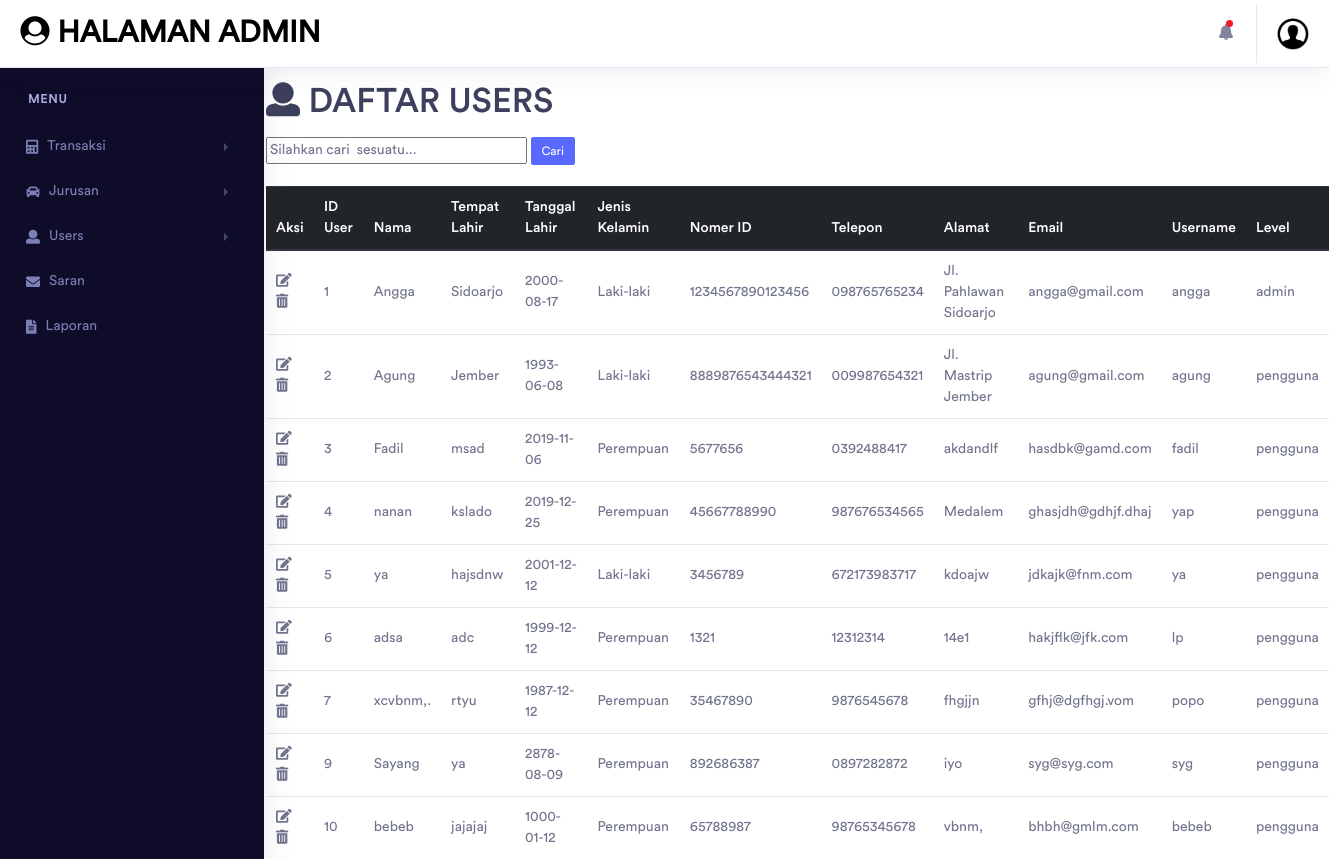
Page /daftarusers.php on the committed database.
### tables this page shows
CREATE TABLE `users` (
  `id_user` int(11) NOT NULL,
  `nama` varchar(255) NOT NULL,
  `tempat_lahir` varchar(255) NOT NULL,
  `tanggal_lahir` date NOT NULL,
  `jekel` varchar(255) NOT NULL,
  `nomer_id` varchar(50) NOT NULL,
  `telepon` varchar(20) NOT NULL,
  `alamat` text NOT NULL,
  `email` varchar(255) NOT NULL,
  `username` varchar(255) NOT NULL,
  `password` varchar(255) NOT NULL,
  `level` varchar(10) NOT NULL
);

### config.php (called while the page is built, shortened)
<?php
$conn = mysqli_connect("localhost", "root", "", "alhamdulillah");
function query ($query) {
    global $conn;
    $result = mysqli_query($conn, $query);
    $rows = [];
    while( $row = mysqli_fetch_assoc($result) ) {
        $rows[] = $row;
    }
    return $rows;
}
?>

### daftarusers.php (the view, shortened to what this page needs)
<?php
require 'config.php';
$users = query("SELECT * FROM users");
?>
<!DOCTYPE html>
<html>
<head>
    <link rel="stylesheet" href="assets/vendor/bootstrap/css/bootstrap.min.css">
    <link href="assets/vendor/fonts/circular-std/style.css" rel="stylesheet">
    <link rel="stylesheet" href="assets/libs/css/style.css">
    <link rel="stylesheet" href="assets/vendor/fonts/fontawesome/css/fontawesome-all.css">
    <link rel="stylesheet" href="assets/vendor/fonts/material-design-iconic-font/css/materialdesignicons.min.css">
    <link rel="stylesheet" href="assets/vendor/fonts/flag-icon-css/flag-icon.min.css">
</head>
<body>
    <div class="dashboard-main-wrapper">
        <div class="dashboard-header">
            <nav class="navbar navbar-expand-lg bg-white fixed-top">
                <a href="halamanadmin.php" style="color:Black;" class="navbar-brand"><i class="fas fa-user-circle"></i> Halaman Admin</a>
                <div class="collapse navbar-collapse " id="navbarSupportedContent">
                    <ul class="navbar-nav ml-auto navbar-right-top">
                        <li class="nav-item dropdown notification">
                            <a class="nav-link nav-icons" href="#" id="navbarDropdownMenuLink1" data-toggle="dropdown" aria-haspopup="true" aria-expanded="false"><i class="fas fa-fw fa-bell"></i> <span class="indicator"></span></a>
                        </li>
                        <li class="nav-item dropdown nav-user">
                            <a class="nav-link nav-user-img" href="#" id="navbarDropdownMenuLink2" data-toggle="dropdown" aria-haspopup="true" aria-expanded="false"><img src="img/user1.jpg" alt="" class="user-avatar-md rounded-circle"></a>
                        </li>
                    </ul>
                </div>
            </nav>
        </div>
        <div class="nav-left-sidebar sidebar-dark">
            <div class="menu-list">
                <nav class="navbar navbar-expand-lg navbar-light">
                    <div class="collapse navbar-collapse" id="navbarNav">
                        <ul class="navbar-nav flex-column">
                            <li class="nav-divider">
                                Menu
                            </li>
                            <li class="nav-item ">
                                <a class="nav-link" href="#" data-toggle="collapse" aria-expanded="false" data-target="#submenu-1" aria-controls="submenu-1"><i class="fas fa-calculator"></i>Transaksi<span class="badge badge-success">6</span></a>
                            </li>
                            <li class="nav-item">
                                <a class="nav-link" href="#" data-toggle="collapse" aria-expanded="false" data-target="#submenu-2" aria-controls="submenu-2"><i class="fas fa-car"></i>Jurusan</a>
                            </li>
                            <li class="nav-item">
                                <a class="nav-link" href="#" data-toggle="collapse" aria-expanded="false" data-target="#submenu-3" aria-controls="submenu-3"><i class="fas fa-user"></i>Users</a>
                            </li>
                            <li class="nav-item">
                                <a class="nav-link" href="daftarsaran.php"  aria-expanded="false" data-target="#submenu-8" aria-controls="submenu-8"><i class="fas fa-envelope"></i>Saran</a>
                            </li>
                            <li class="nav-item">
                                <a class="nav-link" href="report_bayar.php"  aria-expanded="false" data-target="#submenu-8" aria-controls="submenu-8"><i class="fas fa-file-alt"></i>Laporan</a>
                            </li>
                        </ul>
                    </div>
                </nav>
            </div>
        </div>
        <br>
<div class="main-content">
          <h1><i class="fas fa-user"></i> DAFTAR USERS</h1>
<form action="" method="post">
    <input type="text" name="keyword" size="30" autofocus placeholder="Silahkan cari  sesuatu..." autocomplete="off">
    <button class="btn btn-primary btn-xs" type="submit" name="cari">Cari</button>
</form>
<br>
<table class="table">
<thead class="thead-dark">
    <tr>
        <th>Aksi</th>
        <th>ID User</th>
        <th>Nama</th>
        <th>Tempat Lahir</th>
        <th>Tanggal Lahir</th>
        <th>Jenis Kelamin</th>
        <th>Nomer ID</th>
        <th>Telepon</th>
        <th>Alamat</th>
        <th>Email</th>
        <th>Username</th>
        <th>Level</th>
    </tr>
    <php $i = 1; ?>
    <?php foreach( $users as $row ) : ?>
    <tr>
        <td>
            <a href="ubahuser.php?id_user=<?= $row["id_user"]; ?>" onclick="return confirm('yakin nih mau ngubah ?');"><i class="fas fa-edit"></i></a>
            <a href="hapus.php?id_user=<?= $row["id_user"]; ?>" onclick="return confirm('yakin nih mau ngehapus ?');"><i class="fas fa-trash-alt"></i></a>
        </td>
        <td><?= $row["id_user"]; ?></td>
        <td><?= $row["nama"]; ?></td>
        <td><?= $row["tempat_lahir"]; ?></td>
        <td><?= $row["tanggal_lahir"]; ?></td>
        <td><?= $row["jekel"]; ?></td>
        <td><?= $row["nomer_id"]; ?></td>
        <td><?= $row["telepon"]; ?></td>
        <td><?= $row["alamat"]; ?></td>
        <td><?= $row["email"]; ?></td>
        <td><?= $row["username"]; ?></td>
        <td><?= $row["level"]; ?></td>
    </tr>
    <php $i++; ?>
    <?php endforeach; ?>
</table>
    </div>
</body>
</html>

### rows in the picture
users: id_user "1", nama "Angga", tempat_lahir "Sidoarjo", tanggal_lahir "2000-08-17", jekel "Laki-laki", nomer "1234567890123456", telepon "098765765234", alamat "Jl. Pahlawan Sidoarjo", email "angga@gmail.com", username "angga", level "admin"
users: id_user "2", nama "Agung", tempat_lahir "Jember", tanggal_lahir "1993-06-08", jekel "Laki-laki", nomer "8889876543444321", telepon "009987654321", alamat "Jl. Mastrip Jember", email "agung@gmail.com", username "agung", level "pengguna"
users: id_user "3", nama "Fadil", tempat_lahir "msad", tanggal_lahir "2019-11-06", jekel "Perempuan", nomer "5677656", telepon "0392488417", alamat "akdandlf", email "hasdbk@gamd.com", username "fadil", level "pengguna"
users: id_user "4", nama "nanan", tempat_lahir "kslado", tanggal_lahir "2019-12-25", jekel "Perempuan", nomer "45667788990", telepon "987676534565", alamat "Medalem", email "ghasjdh@gdhjf.dhaj", username "yap", level "pengguna"
users: id_user "5", nama "ya", tempat_lahir "hajsdnw", tanggal_lahir "2001-12-12", jekel "Laki-laki", nomer "3456789", telepon "672173983717", alamat "kdoajw", email "jdkajk@fnm.com", username "ya", level "pengguna"
users: id_user "6", nama "adsa", tempat_lahir "adc", tanggal_lahir "1999-12-12", jekel "Perempuan", nomer "1321", telepon "12312314", alamat "14e1", email "hakjflk@jfk.com", username "lp", level "pengguna"
users: id_user "7", nama "xcvbnm,.", tempat_lahir "rtyu", tanggal_lahir "1987-12-12", jekel "Perempuan", nomer "35467890", telepon "9876545678", alamat "fhgjjn", email "gfhj@dgfhgj.vom", username "popo", level "pengguna"
users: id_user "9", nama "Sayang", tempat_lahir "ya", tanggal_lahir "2878-08-09", jekel "Perempuan", nomer "892686387", telepon "0897282872", alamat "iyo", email "syg@syg.com", username "syg", level "pengguna"
users: id_user "10", nama "bebeb", tempat_lahir "jajajaj", tanggal_lahir "1000-01-12", jekel "Perempuan", nomer "65788987", telepon "98765345678", alamat "vbnm,", email "bhbh@gmlm.com", username "bebeb", level "pengguna"
